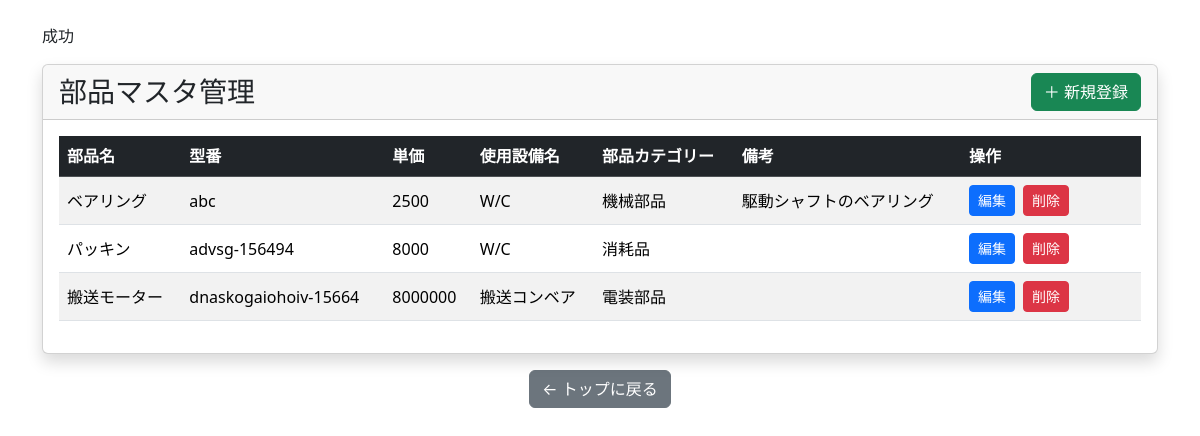
Screenshot of /parts/list.php (signed in) with the database file from the repository.
### tables this page shows
CREATE TABLE `parts` (
  `id` int(11) NOT NULL,
  `part_name` varchar(255) NOT NULL,
  `equipment_id` int(11) DEFAULT NULL,
  `model_number` varchar(255) DEFAULT NULL,
  `price` int(11) DEFAULT NULL,
  `category_id` int(11) DEFAULT NULL,
  `memo` text DEFAULT NULL,
  `created_at` datetime NOT NULL
);

CREATE TABLE `equipment` (
  `id` int(11) NOT NULL,
  `equipment_name` varchar(255) NOT NULL,
  `supplier_id` int(11) DEFAULT NULL,
  `memo` text DEFAULT NULL,
  `created_at` datetime NOT NULL
);

CREATE TABLE `categories` (
  `id` int(11) NOT NULL,
  `name` varchar(100) NOT NULL
);

### config/function.php (called while the page is built, shortened)
<?php
function db_connect(){
    $dsn="mysql:host=".DB_HOST.";dbname=".DB_NAME.";charset=utf8mb4";
    $db=new PDO($dsn,DB_USER,DB_PASS);
    $db->setAttribute(PDO::ATTR_EMULATE_PREPARES,false);
    return $db;
}
function h($str)
{
    return htmlspecialchars($str, ENT_QUOTES, 'UTF-8');
}
function sql_get($s){
$db=db_connect();
$sql="$s";
$stmt=$db->prepare($sql);
return $stmt;
}

### parts/list.php (the view, shortened to what this page needs)
<?php
require_once __DIR__ . "/../config/function.php";
try {
    $sql="SELECT
    parts.id,
    parts.part_name,
    parts.equipment_id,
    parts.model_number,
    parts.price,
    parts.category_id,
    parts.memo,
    equipment.equipment_name,
    categories.name AS categories_name
FROM `parts`
INNER JOIN equipment ON parts.equipment_id = equipment.id
INNER JOIN categories ON parts.category_id = categories.id;";
    $stmt=sql_get($sql);
    $stmt->execute();
    $result=$stmt->fetchAll(PDO::FETCH_ASSOC);
} catch (PDOException $e) {
    exit("エラー" . $e->getMessage());
}
?>
<?php include __DIR__ . "/../config/page_head.php"; ?>
<body>
    <main class="container mt-4">
        <?php include __DIR__ . "/../config/err_and_msg.php"; ?>
        <div class="card shadow">
            <div class="card-header d-flex justify-content-between align-items-center">
                <h3 class="mb-0">部品マスタ管理</h3>
                <a href="./create.php" class="btn btn-success">
                    ＋ 新規登録
                </a>
            </div>
            <div class="card-body">
                <table class="table table-striped table-hover align-middle">
                    <thead class="table-dark">
                        <tr>
                            <th>部品名</th>
                            <th>型番</th>
                            <th>単価</th>
                            <th>使用設備名</th>
                            <th>部品カテゴリー</th>
                            <th>備考</th>
                            <th style="width:180px;">操作</th>
                        </tr>
                    </thead>
                    <tbody>
                        <?php foreach ($result as $row): ?>
                            <tr>
                                <td>
                                    <?= h($row["part_name"]) ?>
                                </td>
                                <td>
                                    <?= h($row["model_number"]) ?>
                                </td>
                                <td>
                                    <?= h($row["price"]) ?>
                                </td>
                                 <td>
                                    <?= h($row["equipment_name"]) ?>
                                </td>
                                <td>
                                    <?= h($row["categories_name"]) ?>
                                </td>
                                 <td>
                                    <?= h($row["memo"]) ?>
                                </td>
                                <td>
                                    <div class="d-flex gap-2">
                                        <form action="./edit.php" method="post">
                                            <button class="btn btn-sm btn-primary">編集</button>
                                        </form>
                                        <form action="./delete.php" method="post"
                                            onsubmit="return confirm('削除しますか？');">
                                            <button class="btn btn-sm btn-danger">削除</button>
                                        </form>
                                    </div>
                                </td>
                            </tr>
                        <?php endforeach; ?>
                    </tbody>
                </table>
            </div>
        </div>
        <div class="text-center mt-3">
            <a href="../index.php" class="btn btn-secondary">
                ← トップに戻る
            </a>
        </div>
    </main>
</body>

### rows the page displays
parts: part_name "ベアリング", model_number "abc", price "2500", equipment.equipment_name "W/C", category.name "機械部品", memo "駆動シャフトのベアリング"
parts: part_name "パッキン", model_number "advsg-156494", price "8000", equipment.equipment_name "W/C", category.name "消耗品"
parts: part_name "搬送モーター", model_number "dnaskogaiohoiv-15664", price "8000000", equipment.equipment_name "搬送コンベア", category.name "電装部品"

### other values shown
$_SESSION["msg"] "成功"
